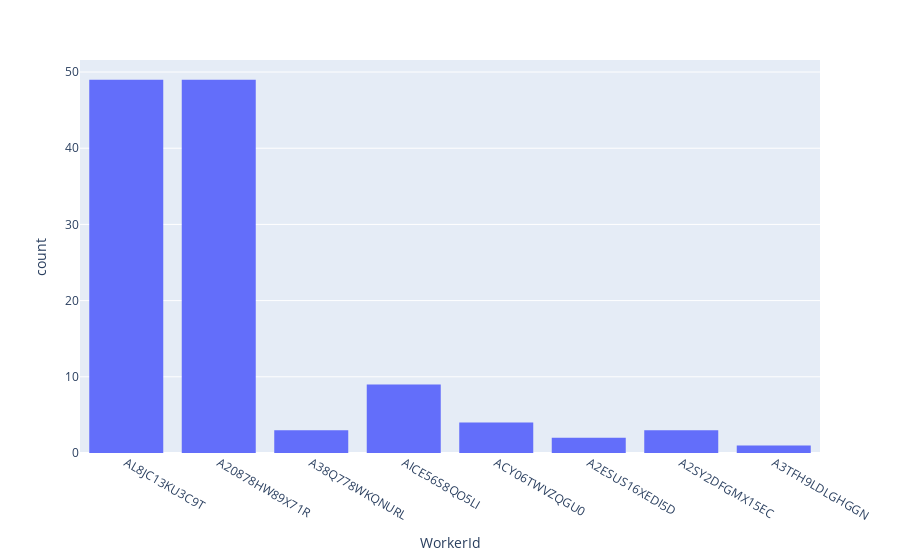

Notebook code cell kept with this figure:
### Markdown cell above
##### Shows a distribution of who is doing the work

### Code cell
fig4 = px.histogram(df, x="WorkerId")
fig4.show("svg")
fig4

### Figure 1 — Plotly figure (JSON) as saved in the notebook; plotly's stock layout.template omitted (floating-point values rounded to 4 significant figures)
{"data": [{"alignmentgroup": "True", "bingroup": "x", "hovertemplate": "WorkerId=%{x}<br>count=%{y}<extra></extra>", "legendgroup": "", "marker": {"color": "#636efa", "pattern": {"shape": ""}}, "name": "", "offsetgroup": "", "orientation": "v", "showlegend": false, "type": "histogram", "x": ["AL8JC13KU3C9T", "A20878HW89X71R", "AL8JC13KU3C9T", "A20878HW89X71R", "AL8JC13KU3C9T", "A38Q778WKQNURL", "A20878HW89X71R", "AL8JC13KU3C9T", "A20878HW89X71R", "AICE56S8QO5LI", "AL8JC13KU3C9T", "A38Q778WKQNURL", "A20878HW89X71R", "AL8JC13KU3C9T", "A20878HW89X71R", "AL8JC13KU3C9T", "A20878HW89X71R", "AL8JC13KU3C9T", "A20878HW89X71R", "AL8JC13KU3C9T", "A20878HW89X71R", "AICE56S8QO5LI", "AL8JC13KU3C9T", "A20878HW89X71R", "AL8JC13KU3C9T", "A20878HW89X71R", "AL8JC13KU3C9T", "A20878HW89X71R", "AL8JC13KU3C9T", "A20878HW89X71R", "AL8JC13KU3C9T", "A20878HW89X71R", "AL8JC13KU3C9T", "A20878HW89X71R", "AICE56S8QO5LI", "AL8JC13KU3C9T", "A20878HW89X71R", "AICE56S8QO5LI", "AL8JC13KU3C9T", "A38Q778WKQNURL", "A20878HW89X71R", "AL8JC13KU3C9T", "A20878HW89X71R", "AICE56S8QO5LI", "AL8JC13KU3C9T", "A20878HW89X71R", "ACY06TWVZQGU0", "AL8JC13KU3C9T", "A2ESUS16XEDI5D", "A20878HW89X71R", "AL8JC13KU3C9T", "A20878HW89X71R", "AL8JC13KU3C9T", "A20878HW89X71R", "AL8JC13KU3C9T", "A20878HW89X71R", "AL8JC13KU3C9T", "A20878HW89X71R", "ACY06TWVZQGU0", "AL8JC13KU3C9T", "A20878HW89X71R", "AL8JC13KU3C9T", "A20878HW89X71R", "ACY06TWVZQGU0", "AL8JC13KU3C9T", "A20878HW89X71R", "AL8JC13KU3C9T", "A20878HW89X71R", "AL8JC13KU3C9T", "A20878HW89X71R", "AL8JC13KU3C9T", "A20878HW89X71R", "AICE56S8QO5LI", "AL8JC13KU3C9T", "A20878HW89X71R", "A2SY2DFGMX15EC", "AL8JC13KU3C9T", "A20878HW89X71R", "AICE56S8QO5LI", "AL8JC13KU3C9T", "A20878HW89X71R", "AL8JC13KU3C9T", "A20878HW89X71R", "AL8JC13KU3C9T", "A20878HW89X71R", "AL8JC13KU3C9T", "A20878HW89X71R", "AL8JC13KU3C9T", "A20878HW89X71R", "AICE56S8QO5LI", "AL8JC13KU3C9T", "A20878HW89X71R", "AL8JC13KU3C9T", "A20878HW89X71R", "A2SY2DFGMX15EC", "AL8JC13KU3C9T", "A2ESUS16XEDI5D", "A20878HW89X71R", "AL8JC13KU3C9T", "A20878HW89X71R", "AL8JC13KU3C9T", "A20878HW89X71R", "ACY06TWVZQGU0", "AL8JC13KU3C9T", "A20878HW89X71R", "AL8JC13KU3C9T", "A20878HW89X71R", "AL8JC13KU3C9T", "A20878HW89X71R", "A3TFH9LDLGHGGN", "AL8JC13KU3C9T", "A20878HW89X71R", "AL8JC13KU3C9T", "A20878HW89X71R", "AICE56S8QO5LI", "AL8JC13KU3C9T", "A20878HW89X71R", "A2SY2DFGMX15EC", "AL8JC13KU3C9T", "A20878HW89X71R"], "xaxis": "x", "yaxis": "y"}], "layout": {"autosize": true, "barmode": "relative", "legend": {"tracegroupgap": 0}, "margin": {"t": 60}, "xaxis": {"anchor": "y", "autorange": true, "domain": [0, 1], "range": [-0.5, 7.5], "title": {"text": "WorkerId"}, "type": "category"}, "yaxis": {"anchor": "x", "autorange": true, "domain": [0, 1], "range": [0, 51.58], "title": {"text": "count"}}}}
